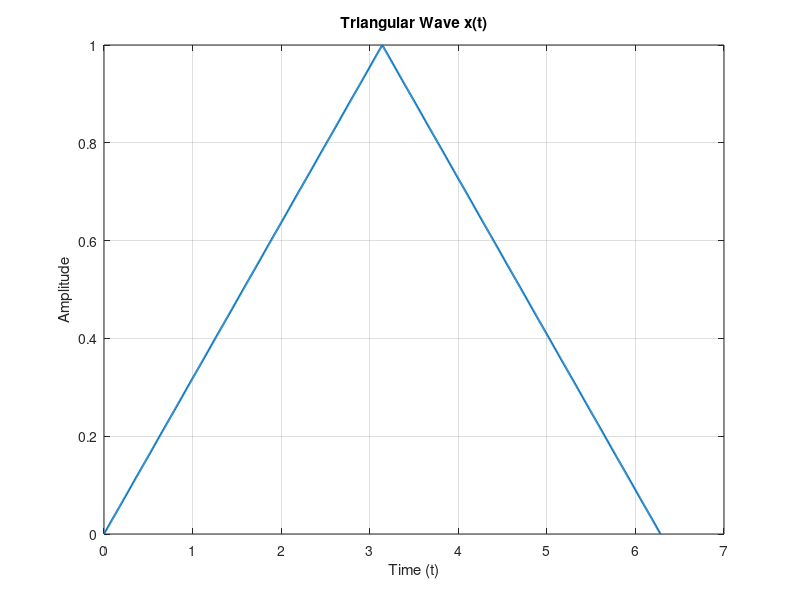

The MATLAB script that drew this image: (Note: this script raises an error after producing the figure.)
T = 2*pi;              
t = linspace(0, T, 1000); 
N_terms = [5, 10, 20]; 

x = zeros(size(t));
for i = 1:length(t)
    if t(i) >= 0 && t(i) <= pi
        x(i) = t(i)/pi;
    elseif t(i) > pi && t(i) <= T
        x(i) = -t(i)/pi + 2;
    end
end

figure;
plot(t, x, 'LineWidth', 1.5);
title('Triangular Wave x(t)');
xlabel('Time (t)');
ylabel('Amplitude');
grid on;

for N = N_terms
    a0 = 0; 
    an = zeros(1, N); 
    bn = zeros(1, N); 
    
    for n = 1:N
        an(n) = (1/pi) * integral(@(t) triangular_wave(t) .* cos(n*t), 0, T);
        bn(n) = (1/pi) * integral(@(t) triangular_wave(t) .* sin(n*t), 0, T);
    end
    
    x_approx = a0/2; 
    for n = 1:N
        x_approx = x_approx + an(n) * cos(n*t) + bn(n) * sin(n*t);
    end
    
    figure;
    plot(t, x_approx, 'LineWidth', 1.5);
    hold on;
    plot(t, x, 'r--', 'LineWidth', 1); 
    title(['Fourier Series Approximation with ', num2str(N), ' Terms']);
    xlabel('Time (t)');
    ylabel('Amplitude');
    legend('Approximation', 'Original Triangular Wave');
    grid on;
end

function y = triangular_wave(t)
    T = 2*pi; 
    y = zeros(size(t));
    for i = 1:length(t)
        if mod(t(i), T) >= 0 && mod(t(i), T) <= pi
            y(i) = mod(t(i), T)/pi;
        elseif mod(t(i), T) > pi && mod(t(i), T) <= T
            y(i) = -mod(t(i), T)/pi + 2;
        end
    end
end
